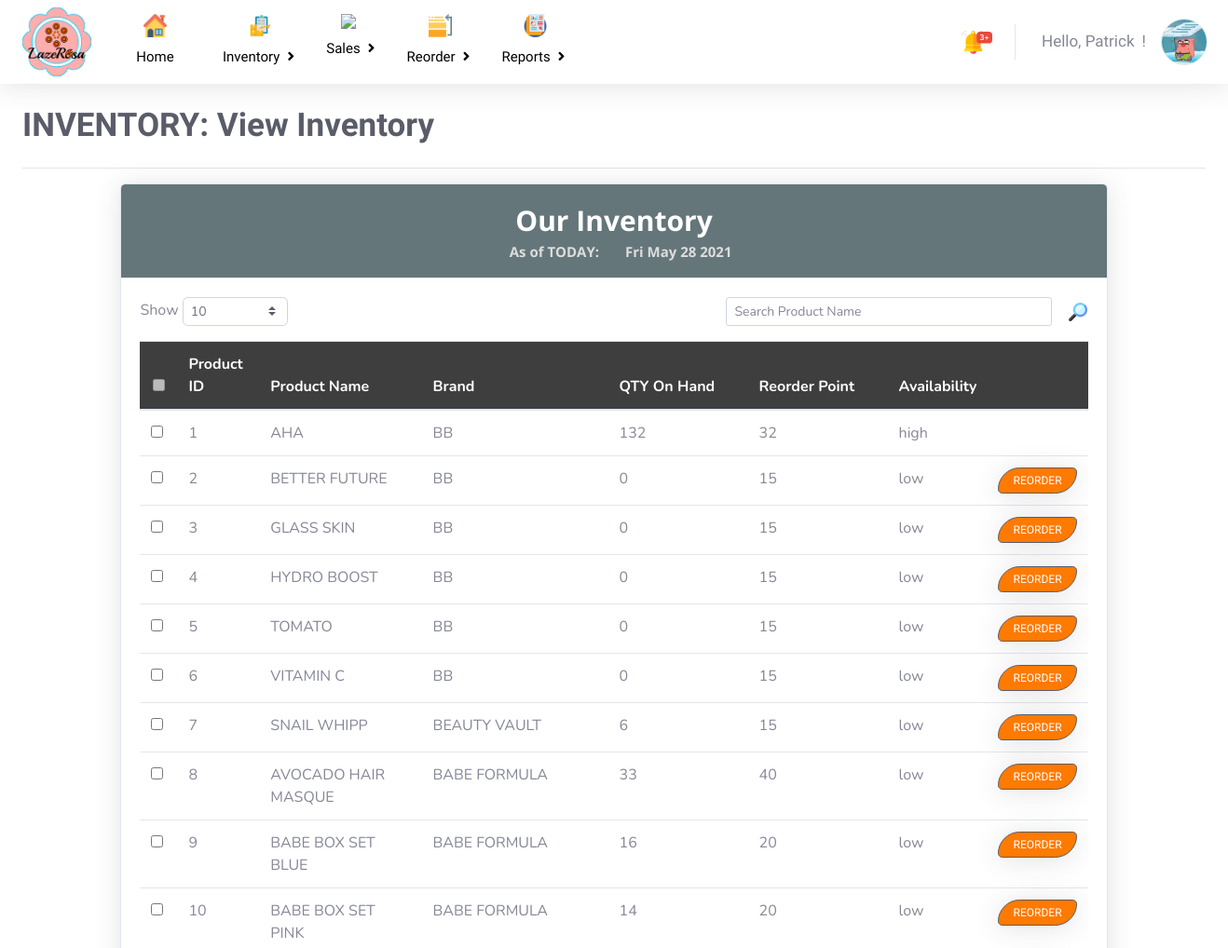
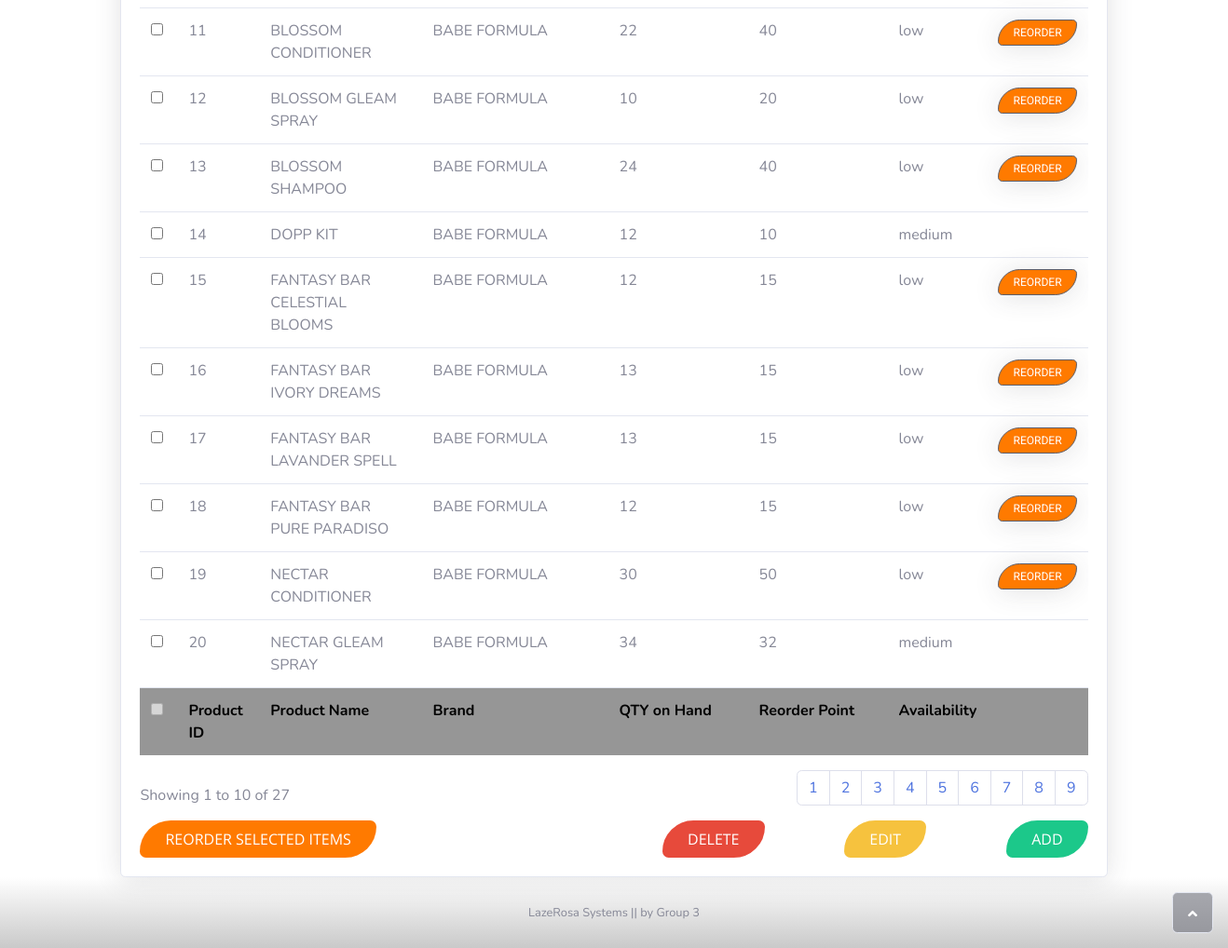
Page /viewinventory.php on the committed database (2 pictures, top to bottom).
### tables this page shows
CREATE TABLE `tblinventory` (
  `pID` int(5) NOT NULL,
  `pName` varchar(255) NOT NULL,
  `pBrand` varchar(50) NOT NULL,
  `pQuantity` int(5) NOT NULL,
  `pReorderPoint` int(5) NOT NULL,
  `pSRP` decimal(10,0) NOT NULL,
  `pBuyingPrice` decimal(10,0) NOT NULL,
  `pDiscountRate` decimal(11,0) NOT NULL,
  `pShopeeRate` decimal(11,0) NOT NULL
);

### viewinventory.php (the view, shortened to what the rows shown need)
<!DOCTYPE html>
<html>
<head>
    <link rel="stylesheet" href="assets/bootstrap/css/bootstrap.min.css">
    <link rel="stylesheet" href="assets/css/Jost.css">
    <link rel="stylesheet" href="assets/fonts/fontawesome-all.min.css">
    <link rel="stylesheet" href="assets/fonts/material-icons.min.css">
    <link rel="stylesheet" href="assets/css/breadcrumb.css">
    <link rel="stylesheet" href="assets/css/customtable.css">
    <link rel="stylesheet" href="https://cdnjs.cloudflare.com/ajax/libs/animate.css/3.5.2/animate.min.css">
    <link rel="stylesheet" href="assets/css/sticky-dark-top-nav-with-dropdown-1.css">
    <link rel="stylesheet" href="assets/css/sticky-dark-top-nav-with-dropdown.css">
</head>
<body id="Page-Body">
<div id="Page-Wrapper">
        <div class="d-flex flex-column" id="Body-Wrapper">
            <div id="Body">
    <div class="container-fluid" id="Page-Content">
        <div class="card shadow" id="ViewInv_Table" style="margin-right: 8vw;margin-left: 8vw;">
            <div class="card-body" id="Table-Body">
                <form method="POST" action = "">
                <div class="table-responsive table mt-2" id="ViewInv-TableFrame" role="grid" aria-describedby="dataTable_info">
                    <table class="table my-0" id="ViewInv-Table">
                        <thead id="Table-Header">
                        <tr id="Table-HeaderRow" style="background-color: #3e3e3e;font-family: Nunito, sans-serif;color: rgb(255,255,255);/*background: linear-gradient(to right, #2657eb, #de6161);*/">
                                <th class="text-center" style="width: 40px;"><input type="checkbox" id="Checkbox-Header" disabled=""></th>
                                <th>Product ID</th>
                                <th>Product Name</th>
                                <th class="text-left" style="width: 200px;">Brand</th>
                                <th class="text-left" style="width: 150px;">QTY On Hand</th>
                                <th class="text-left" style="width: 150px;">Reorder Point</th>
                                <th class="text-left" style="width: 215px;">Availability</th>
                            </tr>
                        </thead>
                        <tbody id="Table-Body">
                        <?php
                        if(isset($_POST['search'])){
                            require("connect.php");
                            $search = $_POST['search'];
                            $search = preg_replace("#[^0-9a-z]#i", "", $search);
                            $searchquery = mysqli_query($DBConnect, "SELECT * FROM tblinventory WHERE pName LIKE '%$search%' OR pBrand LIKE '%$search%'");
                            $count = mysqli_num_rows($searchquery);
                            if($count == 0){
                                $output = 'There was no search result';
                            }
                            else{
                                while($row = mysqli_fetch_array($searchquery)){
                                    echo "<tr>";
                                    echo "<td><input type='checkbox' name='checkboxid[]' value=$row[pID]></td>";
                                    echo "<td class='id'>".$row["pID"]. "</td>";
                                    echo "<td class='name'>".$row["pName"]. "</td>";
                                    echo "<td class='brand'>".$row["pBrand"]. "</td>";
                                    echo "<td class='quantity'>".$row["pQuantity"]. "</td>";
                                    echo "<td class='reorder'>".$row["pReorderPoint"]. "</td>";
                                    if($row["pQuantity"] > ($row["pReorderPoint"]) + 10){
                                        $availability = "high";
                                        echo "<td>".$availability."</td>";
                                    }
                                    else if($row["pQuantity"] <= $row["pReorderPoint"]){
                                        $availability = "low";
                                        echo "<td>".$availability." <button class='btn btn-primary btn-sm border-dark shadow float-right' type='button' style='background-color: #ff7a00;color: rgb(255,255,255);font-size: 12px;border-radius: 50px 10px;padding-right: 15px;padding-left: 16px;font-family: 'Open Sans', sans-serif;'>REORDER</button></td>";
                                    }
                                    else if ($row["pQuantity"] > $row["pReorderPoint"]){
                                        $availability = "medium";
                                        echo "<td>".$availability."</td>";
                                    }
                                    echo "</tr>";
                                }
                            }
                        }
                        else{
                            require("connect.php");
                            $page = $_GET["page"];
                            if($page=="" || $page == "1"){
                                $page1 = 0;
                            }
                            else{
                                $page1 = ($page*20)-20;
                            }
                            $query = mysqli_query($DBConnect, "SELECT * FROM tblinventory ORDER BY pID limit $page1, 20");
                            while($retrieve = mysqli_fetch_array($query)){
                                echo "<tr>";
                                echo "<td><input type='checkbox' name='checkboxid[]' value=$retrieve[pID]></td>";
                                echo "<td class='id'>".$retrieve["pID"]. "</td>";
                                echo "<td class='name'>".$retrieve["pName"]. "</td>";
                                echo "<td class='brand'>".$retrieve["pBrand"]. "</td>";
                                echo "<td class='quantity'>".$retrieve["pQuantity"]. "</td>";
                                echo "<td class='reorder'>".$retrieve["pReorderPoint"]. "</td>";
                                if($retrieve["pQuantity"] > ($retrieve["pReorderPoint"]) + 10){
                                    $availability = "high";
                                    echo "<td>".$availability."</td>";
                                }
                                else if($retrieve["pQuantity"] <= $retrieve["pReorderPoint"]){
                                    $availability = "low";
                                    echo "<td>".$availability." <button class='btn btn-primary btn-sm border-dark shadow float-right' type='button' style='background-color: #ff7a00;color: rgb(255,255,255);font-size: 12px;border-radius: 50px 10px;padding-right: 15px;padding-left: 16px;font-family: 'Open Sans', sans-serif;'>REORDER</button></td>";
                                }
                                else if ($retrieve["pQuantity"] > $retrieve["pReorderPoint"]){
                                    $availability = "medium";
                                    echo "<td>".$availability."</td>";
                                }
                                echo "</tr>";
							}
                        }
                        ?>
                        </tbody>
                    </table>
                </div>
                    </form>
            </div>
        </div>
    </div>
    </div>
    </div>
    </div>
</body>
</html>

### rows in the picture
tblinventory: pID "1", pName "AHA", pBrand "BB", pQuantity "132", pReorderPoint "32", availability "high"
tblinventory: pID "2", pName "BETTER FUTURE", pBrand "BB", pQuantity "0", pReorderPoint "15", availability "low"
tblinventory: pID "3", pName "GLASS SKIN", pBrand "BB", pQuantity "0", pReorderPoint "15", availability "low"
tblinventory: pID "4", pName "HYDRO BOOST", pBrand "BB", pQuantity "0", pReorderPoint "15", availability "low"
tblinventory: pID "5", pName "TOMATO", pBrand "BB", pQuantity "0", pReorderPoint "15", availability "low"
tblinventory: pID "6", pName "VITAMIN C", pBrand "BB", pQuantity "0", pReorderPoint "15", availability "low"
tblinventory: pID "7", pName "SNAIL WHIPP", pBrand "BEAUTY VAULT", pQuantity "6", pReorderPoint "15", availability "low"
tblinventory: pID "8", pName "AVOCADO HAIR MASQUE", pBrand "BABE FORMULA", pQuantity "33", pReorderPoint "40", availability "low"
tblinventory: pID "9", pName "BABE BOX SET BLUE", pBrand "BABE FORMULA", pQuantity "16", pReorderPoint "20", availability "low"
tblinventory: pID "10", pName "BABE BOX SET PINK", pBrand "BABE FORMULA", pQuantity "14", pReorderPoint "20", availability "low"
tblinventory: pID "11", pName "BLOSSOM CONDITIONER", pBrand "BABE FORMULA", pQuantity "22", pReorderPoint "40", availability "low"
tblinventory: pID "12", pName "BLOSSOM GLEAM SPRAY", pBrand "BABE FORMULA", pQuantity "10", pReorderPoint "20", availability "low"
tblinventory: pID "13", pName "BLOSSOM SHAMPOO", pBrand "BABE FORMULA", pQuantity "24", pReorderPoint "40", availability "low"
tblinventory: pID "14", pName "DOPP KIT", pBrand "BABE FORMULA", pQuantity "12", pReorderPoint "10", availability "medium"
tblinventory: pID "15", pName "FANTASY BAR CELESTIAL BLOOMS", pBrand "BABE FORMULA", pQuantity "12", pReorderPoint "15", availability "low"
tblinventory: pID "16", pName "FANTASY BAR IVORY DREAMS", pBrand "BABE FORMULA", pQuantity "13", pReorderPoint "15", availability "low"
tblinventory: pID "17", pName "FANTASY BAR LAVANDER SPELL", pBrand "BABE FORMULA", pQuantity "13", pReorderPoint "15", availability "low"
tblinventory: pID "18", pName "FANTASY BAR PURE PARADISO", pBrand "BABE FORMULA", pQuantity "12", pReorderPoint "15", availability "low"
tblinventory: pID "19", pName "NECTAR CONDITIONER", pBrand "BABE FORMULA", pQuantity "30", pReorderPoint "50", availability "low"
tblinventory: pID "20", pName "NECTAR GLEAM SPRAY", pBrand "BABE FORMULA", pQuantity "34", pReorderPoint "32", availability "medium"
